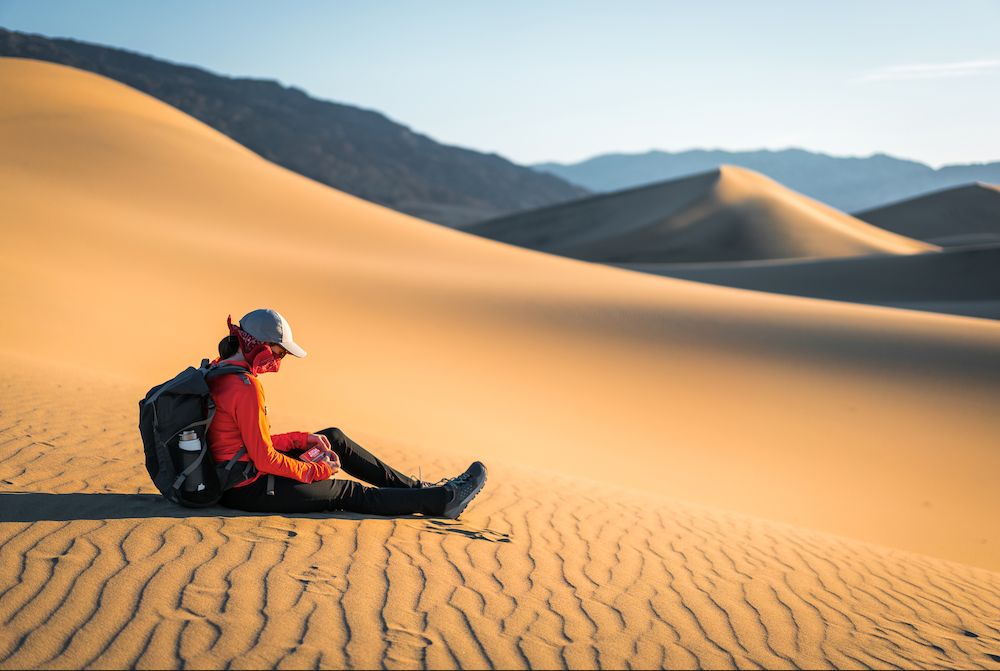
#> input picture src/image.webp, 1000 x 671 px, given in place of your_image.jpg, which was not available
$ python aware_scaling.py
#> lines starting #> are read from the running program, lines starting #| are printed output that depends on the picture; pictures that were not available may be replaced by others from this repository, and a replacement may not be noted
import numpy as np
from skimage import color, filters
from skimage import io

class SeamsCalculator:
    def __init__(self, image):
        """
        Initialize seam calculator with an image
        image: RGB image (H x W x 3)
        """
        self.image = image
        self.grey_scale = color.rgb2gray(image)
        self.energy = filters.sobel(self.grey_scale)
        self.rows, self.cols = self.energy.shape

        # DP table: shortest path distances
        self.dp = np.full((self.rows, self.cols), np.inf)

        # Parent table: stores column index of previous pixel
        self.parent = np.zeros((self.rows, self.cols), dtype=int)

    # [33 lines left out: function compute_dp, not called in this run]

    def compute_dp_vectorized(self):
        """
        Fully vectorized DP computation (faster)
        """
        # Initialization
        self.dp[0, :] = self.energy[0, :]

        for i in range(1, self.rows):
            # Create three shifted versions of previous row
            left = np.concatenate(([np.inf], self.dp[i - 1, :-1]))
            up = self.dp[i - 1, :]
            right = np.concatenate((self.dp[i - 1, 1:], [np.inf]))

            # Stack and find minimum
            stacked = np.vstack([left, up, right])
            self.parent[i, :] = np.argmin(stacked, axis=0) - 1 + np.arange(self.cols)
            self.dp[i, :] = self.energy[i, :] + np.min(stacked, axis=0)

    def get_min_seam(self):
        """
        Backtracks to retrieve the minimum-energy seam
        Returns: list of (row, col)
        """
        seam = []

        # Start from minimum in last row
        j = np.argmin(self.dp[-1])
        seam.append((self.rows - 1, j))

        # Backtrack upwards
        for i in range(self.rows - 1, 0, -1):
            j = self.parent[i, j]
            seam.append((i - 1, j))

        seam.reverse()
        return seam


def remove_seam(image, seam):
    """
    Remove a vertical seam from the image
    image: H x W x C numpy array
    seam: list of (row, col)
    returns: image with width reduced by 1
    """
    rows, cols = image.shape[:2]

    if image.ndim == 2:
        # Grayscale / energy map
        new_image = np.zeros((rows, cols - 1), dtype=image.dtype)
    else:
        # Color image
        new_image = np.zeros((rows, cols - 1, image.shape[2]), dtype=image.dtype)

    for i, (_, j) in enumerate(seam):
        # Copy everything except column j (FIXED: use axis=0 for columns)
        if image.ndim == 2:
            new_image[i, :] = np.delete(image[i, :], j)
        else:
            new_image[i, :, :] = np.delete(image[i, :, :], j, axis=0)

    return new_image


def scaling_k(image, k, use_vectorized=True):
    """
    Removes k vertical seams from image

    Args:
        image: RGB image array (H x W x 3)
        k: number of seams to remove
        use_vectorized: whether to use vectorized DP (faster)

    Returns:
        Resized image with width reduced by k pixels
    """
    current_image = image.copy()
    collected_seams=[]
    for iteration in range(k):
        if iteration % 10 == 0:
            print(f"Removing seam {iteration + 1}/{k}")

        sc = SeamsCalculator(current_image)

        if use_vectorized:
            sc.compute_dp_vectorized()
        else:
            sc.compute_dp()

        seam = sc.get_min_seam()
        collected_seams.append(seam)
        current_image = remove_seam(current_image, seam)

    return current_image,collected_seams


# [81 lines left out: functions show_comparison, show_seam_on_image, show_detailed_comparison, not called in this run]


if __name__ == "__main__":
    from skimage import io
    import matplotlib.pyplot as plt

    # Load image
    image = io.imread('your_image.jpg')
#> image is the input picture: shape (671, 1000, 3); mean R, G, B 188.9, 158.6, 125.2

    # Remove seams
    k = int(input("K = "))
#> the answer given: 3
    result, seams = scaling_k(image, k)
#> the loop in scaling_k, `for iteration in range(k):` made 3 passes
#> pass 1, in __init__, `self.grey_scale = color.rgb2gray(image)`:
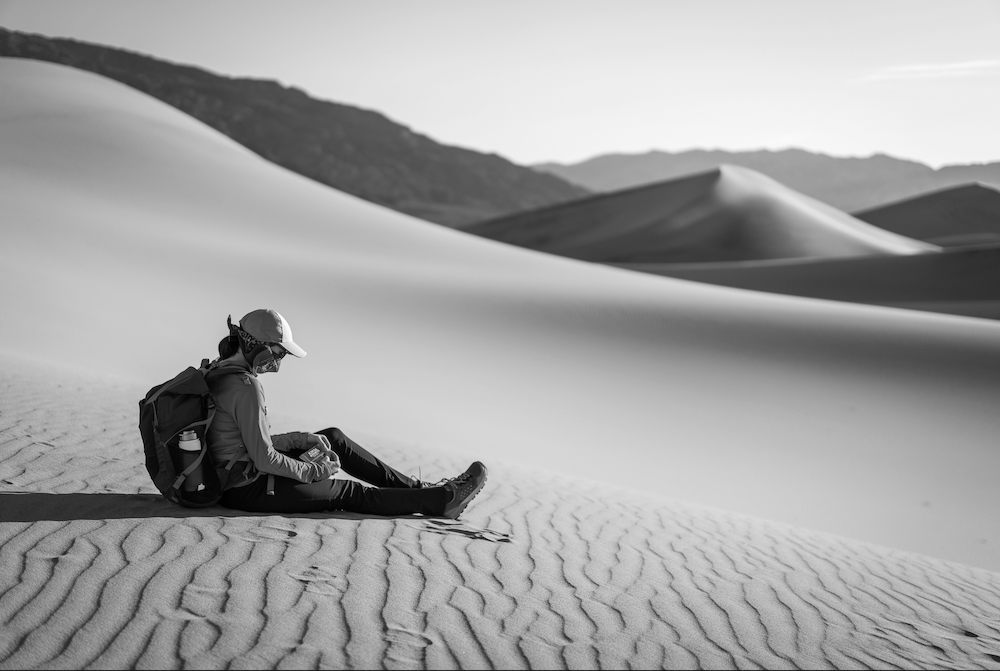
#> self.grey_scale: shape (671, 1000) float64; min 0, max 0.999, mean 0.638
#> pass 1, in __init__, `self.energy = filters.sobel(self.grey_scale)`:
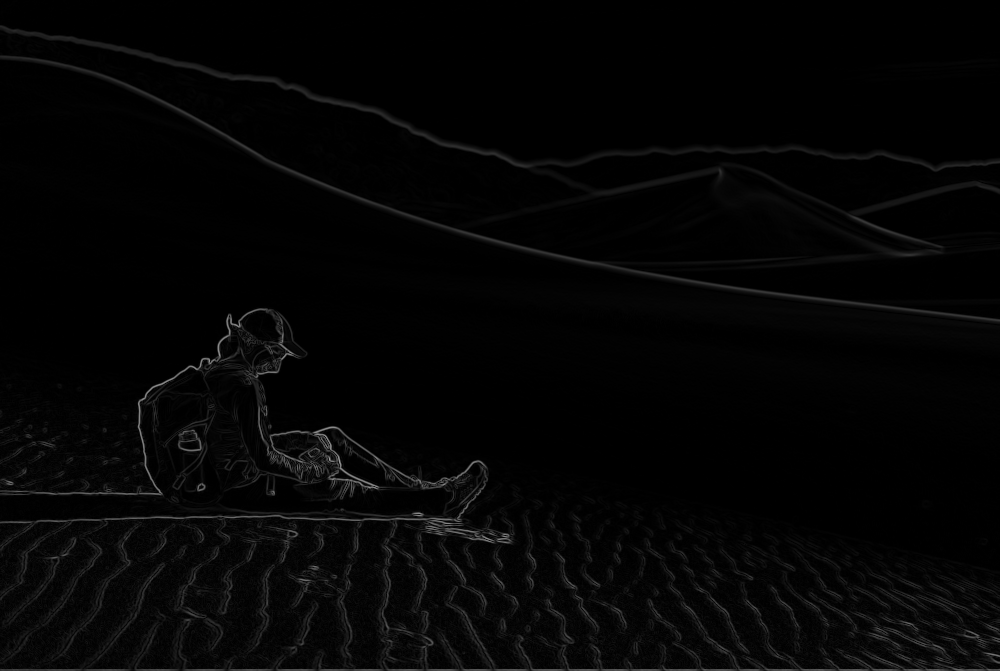
#> self.energy: shape (671, 1000) float64; min 0, max 0.618, mean 0.02
#> after the loop in scaling_k, `for iteration in range(k):`: collected_seams = 3 items
#> seams = 3 items

    # Show comparison
    #show_comparison(image, result, k)

    # Show detailed comparison with energy maps
    #show_detailed_comparison(image, result,seams, k)

    # Save result
    io.imsave('result.jpg', result)
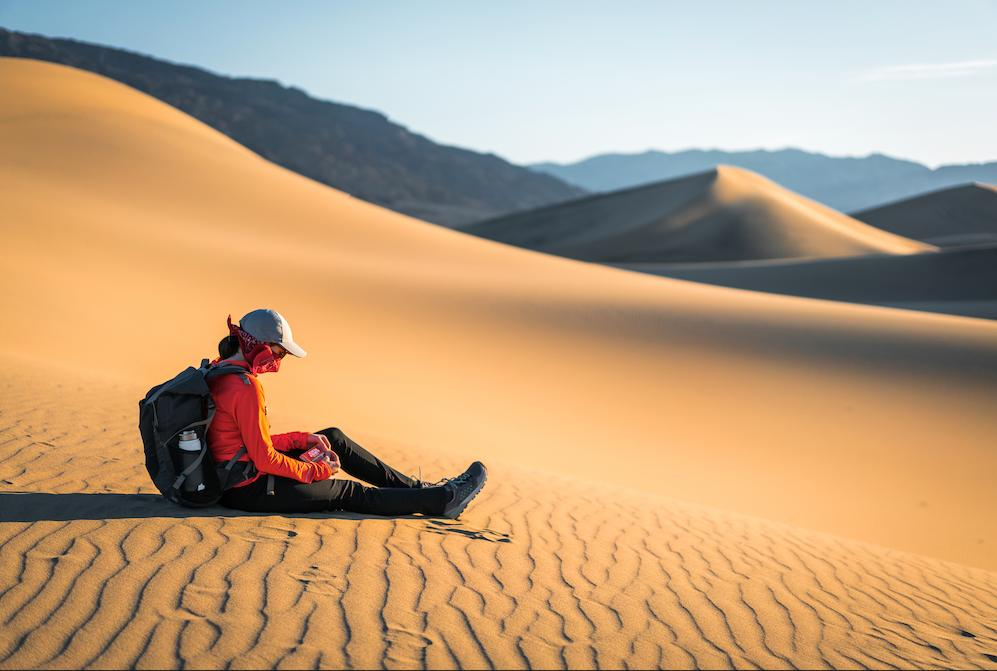
#> saved as result.jpg: shape (671, 997, 3); mean R, G, B 188.7, 158.5, 125.3

    print("Import this module and use scaling_k(image, k) to resize your image")
